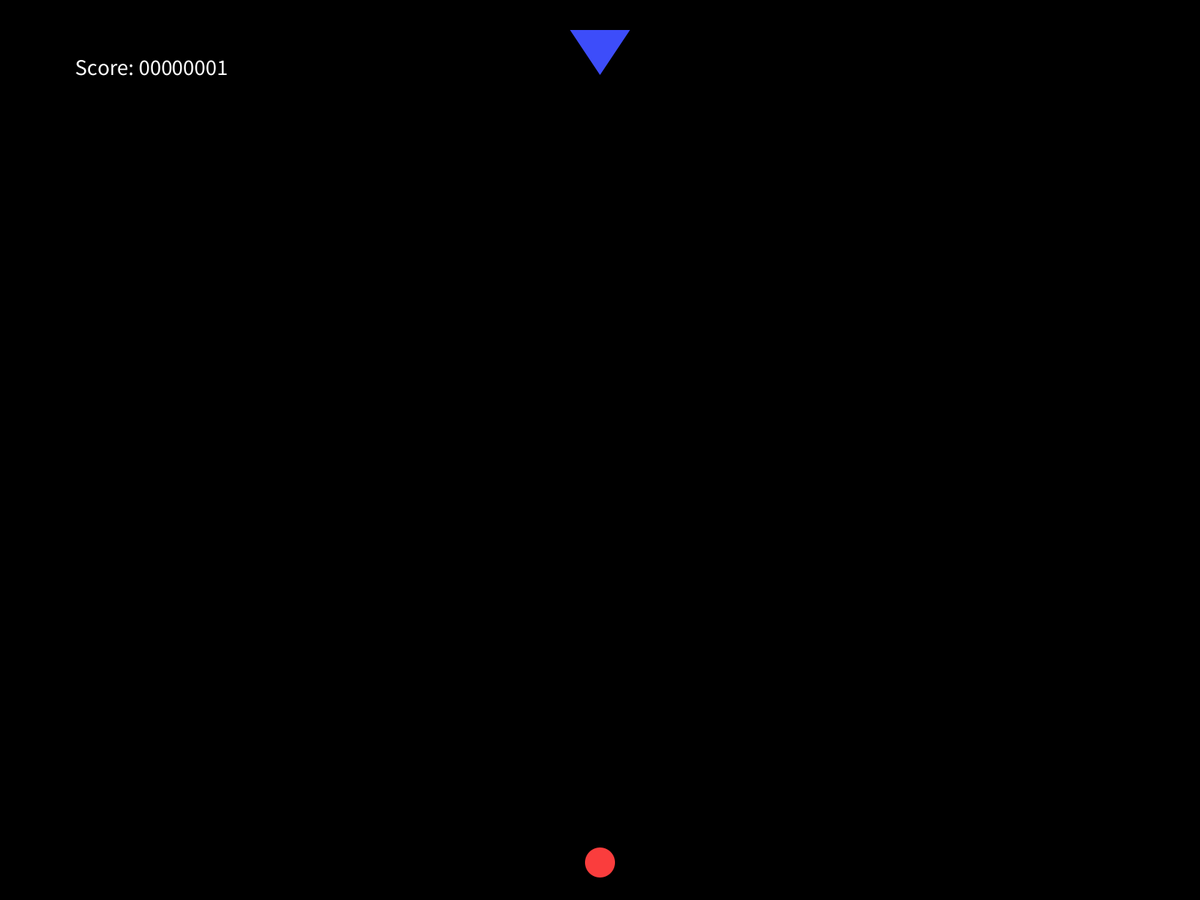
Frame 1 (no input)
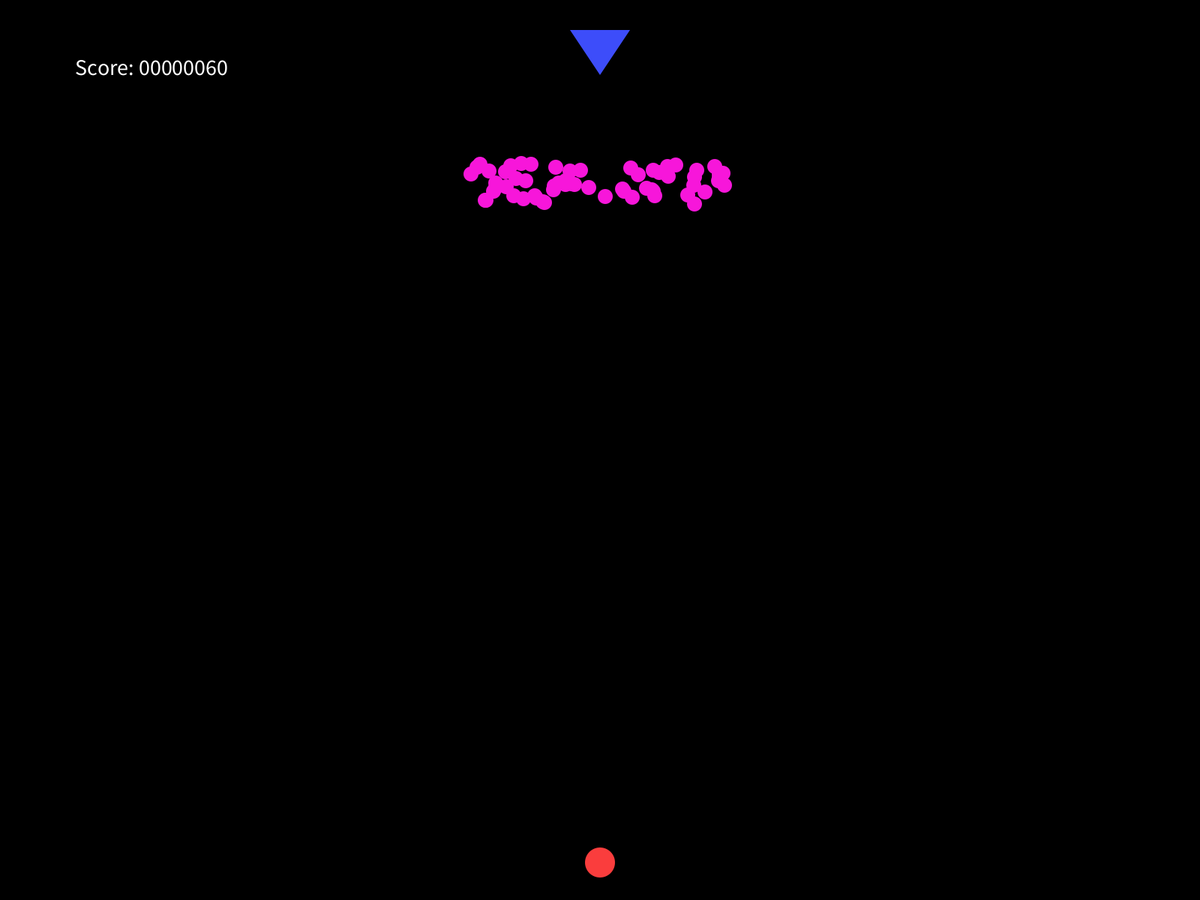
Frame 60 (the mouse pressed at the canvas centre just before this capture)
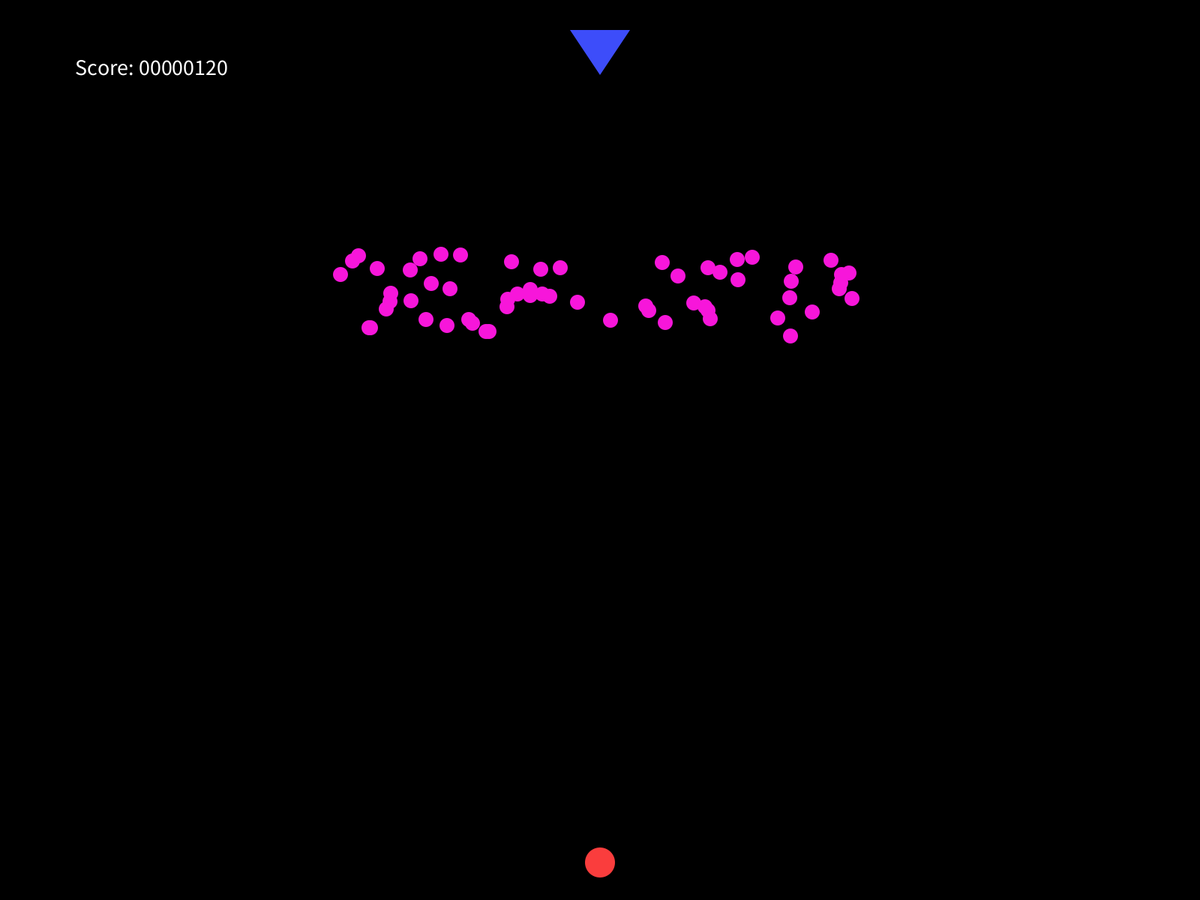
Frame 120 (the mouse held since frame 60 and released just before this capture)

The Processing sketch that drew these frames (run headless with seeded random() and noise(); from frame 60 on, the mouse is pressed at the canvas centre):

// Processing sketch: bullethell
// ── bullethell.pde
//Bullet hell game for Arduino coursework
//Created by Walter Wu on 28/10/17


Player player;
Enemy enemy;
boolean gameOver;
int score;
final int PLAYER_MOVE_SPEED = 10;
final int PLAYER_SIZE = 40;
final int ENEMY_SIZE = 20;
final int ENEMY_MOVE_SPEED = 2;
final int ENEMY_MOVE_DELAY = 100;
final int ENEMY_SHOOT_DELAY = 200;
final int BULLET_NUM = 60;
final int BULLET_SIZE = 20;


void setup() {
  size(1600, 1200);
  background(0);
  noStroke();
  player = new Player();
  enemy = new Enemy();
  score = 0;
  gameOver = false;
}

void draw() {
  if (!gameOver) {
    background(0);
    player.draw();
    enemy.draw();
    score += 1;
    fill(255);
    textSize(30);
    textAlign(LEFT);
    text("Score: " + nf(score,8), width / 16, height / 12);
    gameOver = enemy.ifHit(player.getx(), player.gety());
  } else {
    fill(175);
    textSize(80);
    textAlign(CENTER);
    text("GAME OVER", width / 2, height / 2 - 50);
    textSize(40);
    text("Your Score: " + nf(score,8), width / 2, height / 2);
    text("Press Enter to Restart", width / 2, height / 2 + 50);
    text("Press Space to Upload Your Score to Scoreboard", width / 2, height / 2 + 100);
    if (keyPressed && key == ENTER) {
      //reset the game
      player = new Player();
      enemy = new Enemy();
      background(0);
      score = 0;
      gameOver = false;
    }
  }
}



class SpaceShip {
  int x, y;

  void draw() {
    update();
    drawShip();
  }

  void update() {
  }
  void drawShip() {
  }
}

class Player extends SpaceShip {
  //for player: x,y are centre of circle
  Player() {
    x = width / 2;
    y = height - 50;
  }

  void update() {
    //update position of player
    if (keyPressed && keyCode == LEFT && x > 80) {
      x -= PLAYER_MOVE_SPEED;
    }
    if (keyPressed && keyCode == RIGHT && x < width - 80) {
      x += PLAYER_MOVE_SPEED;
    }
  }

  void drawShip() {
    fill(250, 61, 61);
    ellipse(x, y, PLAYER_SIZE, PLAYER_SIZE);
  }

  int getx() {
    return x;
  }
  int gety() {
    return y;
  }
}

class Enemy extends SpaceShip {
  //for enemy, x,y will be bottom point of triangle
  boolean hasTarget = false;
  boolean canMove = false;
  int targetx = 0, delayCount = 0, colourCode = 0;
  ArrayList bullets = new ArrayList();


  Enemy() {
    x = width / 2;
    y = 100;
  }

  void update() {
    updateBullets();
    //shoot every 0.5s
    if (frameCount % ENEMY_SHOOT_DELAY == 0 || frameCount == 1) {
      shoot();
    }
    moveEnemy();
  }

  void drawShip() {
    fill(61, 77, 250);
    triangle(x, y, x - 2 * ENEMY_SIZE, y - 3 * ENEMY_SIZE, x + 2 * ENEMY_SIZE, y - 3 * ENEMY_SIZE);
  }

  void updateBullets() {
    //update status for both bullets and enemy
    //remove the bullets that are out of screen
    for (int i = 0; i < bullets.size(); i++) {
      Bullet bInstance = (Bullet) bullets.get(i);
      if (! bInstance.checkValidity()) {
        bullets.remove(i);
      }
    }
    for (int i = 0; i < bullets.size(); i++) {
      Bullet bInstance = (Bullet) bullets.get(i);
      bInstance.draw();
    }
  }

  void moveEnemy() {
    //if can move, move enemy towards chosen target, or select new target
    if (canMove) {
      if (abs(targetx-x) < ENEMY_MOVE_SPEED) {
        hasTarget = false;
      }
      if (hasTarget) {
        if (targetx > x) {
          x += ENEMY_MOVE_SPEED;
        } else if (targetx < x) {
          x -= ENEMY_MOVE_SPEED;
        }
      } else {
        //ensure next target point is far away from last one
        if (targetx < 800) {
          targetx = int(random(1100, 1300));
        } else {
          targetx = int(random(300, 500));
        }
        hasTarget = true;
        canMove = false;
      }
    } else {
      delayCount ++;
      if (delayCount >= ENEMY_MOVE_DELAY) {
        delayCount = 0;
        canMove = true;
      }
    }
  }

  void shoot() {
    int colourR, colourG, colourB;
    //use colourCode to select different colours for bullets
    switch(colourCode++){
      case 0:
        colourR = 247;
        colourG = 22;
        colourB = 218;
        break;
      case 1:
        colourR = 117;
        colourG = 237;
        colourB = 138;
        break;
      case 2:
        colourR = 117;
        colourG = 237;
        colourB = 230;
        break;
      case 3:
        colourR = 210;
        colourG = 247;
        colourB = 62;
        break;
      default:
        colourR = 0;
        colourG = 0;
        colourB = 0;
        break;
    }
    //reset colourCode
    if (colourCode == 4){
      colourCode = 0;
    }

    for (int i =0; i<BULLET_NUM; i++) {
      bullets.add(new Bullet(float(x), float(y), random(-3, 3), random(2, 3), colourR, colourG, colourB));
    }
  }

  boolean ifHit(int playerx, int playery) {
    boolean ifhit = false;
    for (int i = 0; i < bullets.size(); i++) {
      Bullet bInstance = (Bullet) bullets.get(i);
      ifhit = bInstance.ifHit(playerx, playery);
      if (ifhit) {
        return true;
      }
    }
    return false;
  }
}



class Bullet {
  //for bullets, x,y will be centre of circle
  float x, y, xSpeed, ySpeed;
  int r,g,b;
  Bullet(float startx, float starty, float xspeed, float yspeed, int colourR, int colourG, int colourB) {
    x = startx;
    y = starty;
    xSpeed = xspeed;
    ySpeed = yspeed;
    r = colourR;
    g = colourG;
    b = colourB;
  }

  void draw() {
    update();
    checkValidity();
    drawBullet();
  }

  void update() {
    x += xSpeed;
    y += ySpeed;
  }

  void drawBullet() {
    fill(r, g, b);
    ellipse(int(x), int(y), BULLET_SIZE, BULLET_SIZE);
  }

  boolean checkValidity() {
    if (x < - (BULLET_SIZE / 2) || x > width + BULLET_SIZE / 2 || y < -(BULLET_SIZE / 2) || y > height + BULLET_SIZE / 2) {
      //bullet has left screen
      return false;
    }
    return true;
  }

  boolean ifHit(int playerx, int playery) {
    float distSqr = sq(x - float(playerx)) + sq(y - float(playery));
    //when distance is less than sum of radius -- hit
    if (distSqr < sq(float(PLAYER_SIZE + BULLET_SIZE) / 2)) {
      return true;
    }
    return false;
  }
}








//
